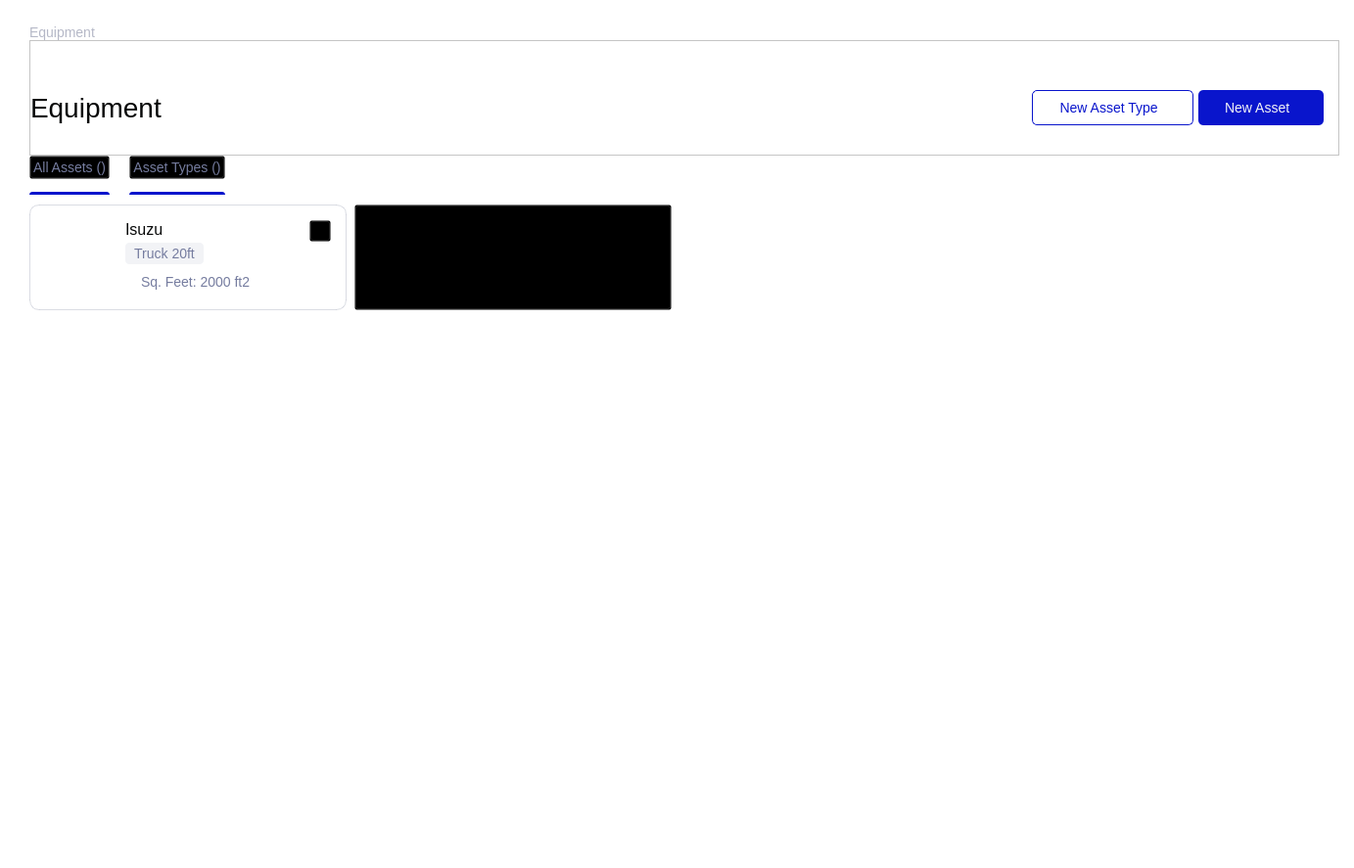
<?xml version="1.0" encoding="UTF-8"?>
<ui version="4.0">
 <class>MainWindow</class>
 <widget class="QMainWindow" name="MainWindow">
  <property name="geometry">
   <rect>
    <x>0</x>
    <y>0</y>
    <width>1383</width>
    <height>887</height>
   </rect>
  </property>
  <property name="windowTitle">
   <string>MainWindow</string>
  </property>
  <property name="styleSheet">
   <string notr="true">background-color: rgb(255, 255, 255);</string>
  </property>
  <widget class="QWidget" name="centralwidget">
   <property name="styleSheet">
    <string notr="true">#equip_small_header {
	font-size: 14px;
	color: #B5B8C7;
}

#equip_header {
	font-size: 28px;
	color: #070808;
}</string>
   </property>
   <layout class="QVBoxLayout" name="verticalLayout">
    <property name="spacing">
     <number>0</number>
    </property>
    <property name="leftMargin">
     <number>0</number>
    </property>
    <property name="topMargin">
     <number>0</number>
    </property>
    <property name="rightMargin">
     <number>0</number>
    </property>
    <property name="bottomMargin">
     <number>0</number>
    </property>
    <item alignment="Qt::AlignTop">
     <widget class="QFrame" name="Equip_top_frame">
      <property name="layoutDirection">
       <enum>Qt::LeftToRight</enum>
      </property>
      <property name="styleSheet">
       <string notr="true"/>
      </property>
      <property name="frameShape">
       <enum>QFrame::NoFrame</enum>
      </property>
      <property name="frameShadow">
       <enum>QFrame::Raised</enum>
      </property>
      <layout class="QVBoxLayout" name="Equip_top_layout">
       <property name="spacing">
        <number>0</number>
       </property>
       <property name="leftMargin">
        <number>30</number>
       </property>
       <property name="topMargin">
        <number>25</number>
       </property>
       <property name="rightMargin">
        <number>15</number>
       </property>
       <property name="bottomMargin">
        <number>0</number>
       </property>
       <item>
        <widget class="QLabel" name="equip_small_header">
         <property name="text">
          <string>Equipment</string>
         </property>
        </widget>
       </item>
       <item>
        <widget class="QFrame" name="frame_2">
         <property name="frameShape">
          <enum>QFrame::StyledPanel</enum>
         </property>
         <property name="frameShadow">
          <enum>QFrame::Raised</enum>
         </property>
         <layout class="QHBoxLayout" name="horizontalLayout" stretch="1,0,0">
          <property name="spacing">
           <number>5</number>
          </property>
          <property name="leftMargin">
           <number>0</number>
          </property>
          <property name="topMargin">
           <number>50</number>
          </property>
          <property name="rightMargin">
           <number>15</number>
          </property>
          <property name="bottomMargin">
           <number>30</number>
          </property>
          <item alignment="Qt::AlignLeft">
           <widget class="QLabel" name="equip_header">
            <property name="text">
             <string>Equipment</string>
            </property>
           </widget>
          </item>
          <item alignment="Qt::AlignRight">
           <widget class="QPushButton" name="equip_new_asset_type_butt">
            <property name="minimumSize">
             <size>
              <width>165</width>
              <height>36</height>
             </size>
            </property>
            <property name="maximumSize">
             <size>
              <width>165</width>
              <height>36</height>
             </size>
            </property>
            <property name="layoutDirection">
             <enum>Qt::RightToLeft</enum>
            </property>
            <property name="styleSheet">
             <string notr="true">QPushButton {
	border-radius: 5px;
	border: 0.5px solid #0915CC;
	color: #0915CC;
	qproperty-icon: url(:/image/plus_blue_icon.svg);
	font-size: 14px;
}

QPushButton:hover {
	border: 0.5px solid rgba(9, 21, 204, 0.8);
	color: rgba(9, 21, 204, 0.8);
}
</string>
            </property>
            <property name="text">
             <string>New Asset Type  </string>
            </property>
            <property name="iconSize">
             <size>
              <width>14</width>
              <height>14</height>
             </size>
            </property>
           </widget>
          </item>
          <item alignment="Qt::AlignRight">
           <widget class="QPushButton" name="equip_new_asset_butt">
            <property name="minimumSize">
             <size>
              <width>128</width>
              <height>36</height>
             </size>
            </property>
            <property name="maximumSize">
             <size>
              <width>128</width>
              <height>36</height>
             </size>
            </property>
            <property name="layoutDirection">
             <enum>Qt::RightToLeft</enum>
            </property>
            <property name="styleSheet">
             <string notr="true">QPushButton {
	background: #0915CC;
	border-radius: 5px;
	color: #F2F3F6;
	qproperty-icon: url(:/image/plus_white_icon.svg);
	font-size: 14px;
}

QPushButton:hover {
	background: rgba(9, 21, 204, 0.8);
}
</string>
            </property>
            <property name="text">
             <string>New Asset  </string>
            </property>
            <property name="iconSize">
             <size>
              <width>14</width>
              <height>14</height>
             </size>
            </property>
           </widget>
          </item>
         </layout>
        </widget>
       </item>
       <item alignment="Qt::AlignLeft">
        <widget class="QFrame" name="frame_3">
         <property name="minimumSize">
          <size>
           <width>0</width>
           <height>40</height>
          </size>
         </property>
         <property name="maximumSize">
          <size>
           <width>16777215</width>
           <height>40</height>
          </size>
         </property>
         <property name="styleSheet">
          <string notr="true">QLabel {
	background: #0915CC;
	border-top-left-radius: 3px;
	border-top-right-radius: 3px;
}

QPushButton {
	background: transparent;
	font-size: 14px;
	color: #757C9F;
	outline: 0;
}

QPushButton:hover {
	color: #0915CC;
}

QPushButton[selected=true] {
	color: #0915CC;
}</string>
         </property>
         <property name="frameShape">
          <enum>QFrame::NoFrame</enum>
         </property>
         <property name="frameShadow">
          <enum>QFrame::Raised</enum>
         </property>
         <layout class="QHBoxLayout" name="horizontalLayout_2">
          <property name="spacing">
           <number>20</number>
          </property>
          <property name="leftMargin">
           <number>0</number>
          </property>
          <property name="topMargin">
           <number>0</number>
          </property>
          <property name="rightMargin">
           <number>0</number>
          </property>
          <property name="bottomMargin">
           <number>0</number>
          </property>
          <item>
           <widget class="QFrame" name="frame_calculator_4">
            <property name="frameShape">
             <enum>QFrame::NoFrame</enum>
            </property>
            <property name="frameShadow">
             <enum>QFrame::Raised</enum>
            </property>
            <property name="midLineWidth">
             <number>0</number>
            </property>
            <layout class="QVBoxLayout" name="layout_calculator_4" stretch="2,0">
             <property name="spacing">
              <number>0</number>
             </property>
             <property name="leftMargin">
              <number>0</number>
             </property>
             <property name="topMargin">
              <number>0</number>
             </property>
             <property name="rightMargin">
              <number>0</number>
             </property>
             <property name="bottomMargin">
              <number>0</number>
             </property>
             <item alignment="Qt::AlignTop">
              <widget class="QPushButton" name="button_calculator_4">
               <property name="styleSheet">
                <string notr="true"/>
               </property>
               <property name="text">
                <string>All Assets ()</string>
               </property>
              </widget>
             </item>
             <item>
              <widget class="QLabel" name="label_calculator_4">
               <property name="sizePolicy">
                <sizepolicy hsizetype="Preferred" vsizetype="Preferred">
                 <horstretch>0</horstretch>
                 <verstretch>0</verstretch>
                </sizepolicy>
               </property>
               <property name="minimumSize">
                <size>
                 <width>0</width>
                 <height>3</height>
                </size>
               </property>
               <property name="maximumSize">
                <size>
                 <width>16777215</width>
                 <height>3</height>
                </size>
               </property>
               <property name="contextMenuPolicy">
                <enum>Qt::DefaultContextMenu</enum>
               </property>
               <property name="styleSheet">
                <string notr="true"/>
               </property>
               <property name="text">
                <string/>
               </property>
               <property name="textInteractionFlags">
                <set>Qt::LinksAccessibleByMouse</set>
               </property>
              </widget>
             </item>
            </layout>
           </widget>
          </item>
          <item>
           <widget class="QFrame" name="frame_calculator_2">
            <property name="frameShape">
             <enum>QFrame::NoFrame</enum>
            </property>
            <property name="frameShadow">
             <enum>QFrame::Raised</enum>
            </property>
            <property name="midLineWidth">
             <number>0</number>
            </property>
            <layout class="QVBoxLayout" name="layout_calculator_2" stretch="2,0">
             <property name="spacing">
              <number>0</number>
             </property>
             <property name="leftMargin">
              <number>0</number>
             </property>
             <property name="topMargin">
              <number>0</number>
             </property>
             <property name="rightMargin">
              <number>0</number>
             </property>
             <property name="bottomMargin">
              <number>0</number>
             </property>
             <item alignment="Qt::AlignTop">
              <widget class="QPushButton" name="button_calculator_2">
               <property name="styleSheet">
                <string notr="true"/>
               </property>
               <property name="text">
                <string>Asset Types ()</string>
               </property>
              </widget>
             </item>
             <item>
              <widget class="QLabel" name="label_calculator_2">
               <property name="sizePolicy">
                <sizepolicy hsizetype="Preferred" vsizetype="Preferred">
                 <horstretch>0</horstretch>
                 <verstretch>0</verstretch>
                </sizepolicy>
               </property>
               <property name="minimumSize">
                <size>
                 <width>0</width>
                 <height>3</height>
                </size>
               </property>
               <property name="maximumSize">
                <size>
                 <width>16777215</width>
                 <height>3</height>
                </size>
               </property>
               <property name="contextMenuPolicy">
                <enum>Qt::DefaultContextMenu</enum>
               </property>
               <property name="styleSheet">
                <string notr="true"/>
               </property>
               <property name="text">
                <string/>
               </property>
               <property name="textInteractionFlags">
                <set>Qt::LinksAccessibleByMouse</set>
               </property>
              </widget>
             </item>
            </layout>
           </widget>
          </item>
         </layout>
        </widget>
       </item>
      </layout>
     </widget>
    </item>
    <item>
     <widget class="QScrollArea" name="scrollArea">
      <property name="frameShape">
       <enum>QFrame::NoFrame</enum>
      </property>
      <property name="widgetResizable">
       <bool>true</bool>
      </property>
      <widget class="QWidget" name="scrollAreaWidgetContents">
       <property name="geometry">
        <rect>
         <x>0</x>
         <y>0</y>
         <width>1383</width>
         <height>687</height>
        </rect>
       </property>
       <layout class="QVBoxLayout" name="verticalLayout_2">
        <property name="spacing">
         <number>0</number>
        </property>
        <property name="leftMargin">
         <number>30</number>
        </property>
        <property name="topMargin">
         <number>10</number>
        </property>
        <property name="rightMargin">
         <number>15</number>
        </property>
        <property name="bottomMargin">
         <number>0</number>
        </property>
        <item>
         <widget class="QFrame" name="frame">
          <property name="frameShape">
           <enum>QFrame::NoFrame</enum>
          </property>
          <property name="frameShadow">
           <enum>QFrame::Raised</enum>
          </property>
          <layout class="QVBoxLayout" name="verticalLayout_5">
           <property name="spacing">
            <number>0</number>
           </property>
           <property name="leftMargin">
            <number>0</number>
           </property>
           <property name="topMargin">
            <number>0</number>
           </property>
           <property name="rightMargin">
            <number>0</number>
           </property>
           <property name="bottomMargin">
            <number>0</number>
           </property>
           <item alignment="Qt::AlignLeft|Qt::AlignTop">
            <widget class="QFrame" name="frame_4">
             <property name="styleSheet">
              <string notr="true"/>
             </property>
             <property name="frameShape">
              <enum>QFrame::NoFrame</enum>
             </property>
             <property name="frameShadow">
              <enum>QFrame::Raised</enum>
             </property>
             <layout class="QGridLayout" name="gridLayout">
              <property name="leftMargin">
               <number>0</number>
              </property>
              <property name="topMargin">
               <number>0</number>
              </property>
              <property name="rightMargin">
               <number>0</number>
              </property>
              <property name="bottomMargin">
               <number>0</number>
              </property>
              <property name="spacing">
               <number>8</number>
              </property>
              <item row="0" column="0">
               <widget class="QFrame" name="frame_5">
                <property name="sizePolicy">
                 <sizepolicy hsizetype="Fixed" vsizetype="Fixed">
                  <horstretch>0</horstretch>
                  <verstretch>0</verstretch>
                 </sizepolicy>
                </property>
                <property name="minimumSize">
                 <size>
                  <width>324</width>
                  <height>108</height>
                 </size>
                </property>
                <property name="maximumSize">
                 <size>
                  <width>324</width>
                  <height>108</height>
                 </size>
                </property>
                <property name="sizeIncrement">
                 <size>
                  <width>0</width>
                  <height>0</height>
                 </size>
                </property>
                <property name="styleSheet">
                 <string notr="true">.QFrame {
	border: 0.5px solid rgba(181, 184, 199, 0.5);
	border-radius: 10px;
}

QPushButton {
	background: transparent;
	image: url(:/image/equip_edit_default.svg);
}

QPushButton:hover {
 image: url(:/image/equip_edit_hover.svg);
}
</string>
                </property>
                <property name="frameShape">
                 <enum>QFrame::NoFrame</enum>
                </property>
                <property name="frameShadow">
                 <enum>QFrame::Raised</enum>
                </property>
                <layout class="QHBoxLayout" name="horizontalLayout_3">
                 <property name="spacing">
                  <number>15</number>
                 </property>
                 <property name="leftMargin">
                  <number>15</number>
                 </property>
                 <property name="topMargin">
                  <number>15</number>
                 </property>
                 <property name="rightMargin">
                  <number>15</number>
                 </property>
                 <property name="bottomMargin">
                  <number>15</number>
                 </property>
                 <item alignment="Qt::AlignLeft|Qt::AlignTop">
                  <widget class="QLabel" name="label">
                   <property name="minimumSize">
                    <size>
                     <width>60</width>
                     <height>60</height>
                    </size>
                   </property>
                   <property name="maximumSize">
                    <size>
                     <width>60</width>
                     <height>60</height>
                    </size>
                   </property>
                   <property name="styleSheet">
                    <string notr="true">image: url(:/image/equip_truck.svg);</string>
                   </property>
                   <property name="text">
                    <string/>
                   </property>
                  </widget>
                 </item>
                 <item alignment="Qt::AlignTop">
                  <widget class="QFrame" name="frame_6">
                   <property name="styleSheet">
                    <string notr="true">border: none;</string>
                   </property>
                   <property name="frameShape">
                    <enum>QFrame::NoFrame</enum>
                   </property>
                   <property name="frameShadow">
                    <enum>QFrame::Raised</enum>
                   </property>
                   <layout class="QVBoxLayout" name="verticalLayout_3">
                    <property name="spacing">
                     <number>0</number>
                    </property>
                    <property name="leftMargin">
                     <number>0</number>
                    </property>
                    <property name="topMargin">
                     <number>0</number>
                    </property>
                    <property name="rightMargin">
                     <number>0</number>
                    </property>
                    <property name="bottomMargin">
                     <number>0</number>
                    </property>
                    <item>
                     <widget class="QLabel" name="label_2">
                      <property name="styleSheet">
                       <string notr="true">color: #070808;
font-size: 16px;
margin-bottom: 4px;</string>
                      </property>
                      <property name="text">
                       <string>Isuzu</string>
                      </property>
                      <property name="alignment">
                       <set>Qt::AlignJustify|Qt::AlignVCenter</set>
                      </property>
                     </widget>
                    </item>
                    <item alignment="Qt::AlignLeft">
                     <widget class="QLabel" name="label_3">
                      <property name="minimumSize">
                       <size>
                        <width>80</width>
                        <height>22</height>
                       </size>
                      </property>
                      <property name="maximumSize">
                       <size>
                        <width>16777215</width>
                        <height>22</height>
                       </size>
                      </property>
                      <property name="styleSheet">
                       <string notr="true">background: #F2F3F6;
border-radius: 4px;
font-size: 14px;
color: #757C9F;</string>
                      </property>
                      <property name="text">
                       <string>Truck 20ft</string>
                      </property>
                      <property name="alignment">
                       <set>Qt::AlignCenter</set>
                      </property>
                     </widget>
                    </item>
                    <item>
                     <widget class="QFrame" name="frame_7">
                      <property name="frameShape">
                       <enum>QFrame::NoFrame</enum>
                      </property>
                      <property name="frameShadow">
                       <enum>QFrame::Raised</enum>
                      </property>
                      <layout class="QHBoxLayout" name="horizontalLayout_4">
                       <property name="spacing">
                        <number>4</number>
                       </property>
                       <property name="leftMargin">
                        <number>0</number>
                       </property>
                       <property name="topMargin">
                        <number>10</number>
                       </property>
                       <property name="rightMargin">
                        <number>0</number>
                       </property>
                       <property name="bottomMargin">
                        <number>0</number>
                       </property>
                       <item>
                        <widget class="QLabel" name="label_4">
                         <property name="minimumSize">
                          <size>
                           <width>12</width>
                           <height>12</height>
                          </size>
                         </property>
                         <property name="styleSheet">
                          <string notr="true">image: url(:/image/sq_feet_icon.svg);</string>
                         </property>
                         <property name="text">
                          <string/>
                         </property>
                        </widget>
                       </item>
                       <item>
                        <widget class="QLabel" name="label_5">
                         <property name="styleSheet">
                          <string notr="true">color: #757C9F;
font-size: 14px;</string>
                         </property>
                         <property name="text">
                          <string>Sq. Feet: 2000 ft2</string>
                         </property>
                        </widget>
                       </item>
                      </layout>
                     </widget>
                    </item>
                   </layout>
                  </widget>
                 </item>
                 <item alignment="Qt::AlignRight|Qt::AlignTop">
                  <widget class="QPushButton" name="pushButton">
                   <property name="minimumSize">
                    <size>
                     <width>22</width>
                     <height>22</height>
                    </size>
                   </property>
                   <property name="maximumSize">
                    <size>
                     <width>22</width>
                     <height>22</height>
                    </size>
                   </property>
                   <property name="styleSheet">
                    <string notr="true"/>
                   </property>
                   <property name="text">
                    <string/>
                   </property>
                  </widget>
                 </item>
                </layout>
               </widget>
              </item>
              <item row="0" column="1">
               <widget class="QPushButton" name="pushButton_2">
                <property name="minimumSize">
                 <size>
                  <width>324</width>
                  <height>108</height>
                 </size>
                </property>
                <property name="styleSheet">
                 <string notr="true">QPushButton {
	background: transparent;
	image: url(:/image/new_asset_default.svg);
}

QPushButton:hover {
	image: url(:/image/new_asset_hover.svg);
}</string>
                </property>
                <property name="text">
                 <string/>
                </property>
               </widget>
              </item>
             </layout>
            </widget>
           </item>
          </layout>
         </widget>
        </item>
       </layout>
      </widget>
     </widget>
    </item>
   </layout>
  </widget>
 </widget>
 <resources>
  <include location="resources.qrc"/>
 </resources>
 <connections/>
</ui>
